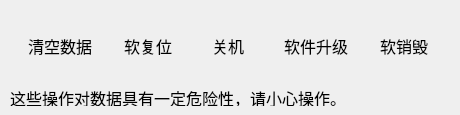
      <widget class="QWidget" name="tab_4">
       <attribute name="title">
        <string>特殊</string>
       </attribute>
       <widget class="QWidget" name="layoutWidget">
        <property name="geometry">
         <rect>
          <x>10</x>
          <y>10</y>
          <width>441</width>
          <height>73</height>
         </rect>
        </property>
        <layout class="QGridLayout" name="gridLayout_5">
         <item row="0" column="1">
          <widget class="QToolButton" name="PbReset">
           <property name="minimumSize">
            <size>
             <width>64</width>
             <height>64</height>
            </size>
           </property>
           <property name="font">
            <font>
             <family>宋体</family>
             <pointsize>12</pointsize>
            </font>
           </property>
           <property name="cursor">
            <cursorShape>PointingHandCursor</cursorShape>
           </property>
           <property name="styleSheet">
            <string notr="true">color: rgb(0, 0, 0);</string>
           </property>
           <property name="text">
            <string>软复位</string>
           </property>
           <property name="icon">
            <iconset resource="icon.qrc">
             <normaloff>:/png/png/sinchronize-128.png</normaloff>:/png/png/sinchronize-128.png</iconset>
           </property>
           <property name="iconSize">
            <size>
             <width>40</width>
             <height>40</height>
            </size>
           </property>
           <property name="toolButtonStyle">
            <enum>Qt::ToolButtonTextUnderIcon</enum>
           </property>
           <property name="autoRaise">
            <bool>true</bool>
           </property>
          </widget>
         </item>
         <item row="0" column="0">
          <widget class="QToolButton" name="toolFormat">
           <property name="sizePolicy">
            <sizepolicy hsizetype="Fixed" vsizetype="Fixed">
             <horstretch>0</horstretch>
             <verstretch>0</verstretch>
            </sizepolicy>
           </property>
           <property name="font">
            <font>
             <family>宋体</family>
             <pointsize>12</pointsize>
            </font>
           </property>
           <property name="cursor">
            <cursorShape>PointingHandCursor</cursorShape>
           </property>
           <property name="layoutDirection">
            <enum>Qt::LeftToRight</enum>
           </property>
           <property name="styleSheet">
            <string notr="true">color: rgb(0, 0, 0);</string>
           </property>
           <property name="text">
            <string extracomment="通过用户名和密码登录">清空数据</string>
           </property>
           <property name="icon">
            <iconset resource="icon.qrc">
             <normaloff>:/png/png/Trash Empty.png</normaloff>:/png/png/Trash Empty.png</iconset>
           </property>
           <property name="iconSize">
            <size>
             <width>40</width>
             <height>40</height>
            </size>
           </property>
           <property name="autoRepeat">
            <bool>false</bool>
           </property>
           <property name="toolButtonStyle">
            <enum>Qt::ToolButtonTextUnderIcon</enum>
           </property>
           <property name="autoRaise">
            <bool>true</bool>
           </property>
          </widget>
         </item>
         <item row="0" column="3">
          <widget class="QToolButton" name="toolUpdate">
           <property name="sizePolicy">
            <sizepolicy hsizetype="Fixed" vsizetype="Fixed">
             <horstretch>0</horstretch>
             <verstretch>0</verstretch>
            </sizepolicy>
           </property>
           <property name="font">
            <font>
             <family>Arial</family>
             <pointsize>12</pointsize>
            </font>
           </property>
           <property name="cursor">
            <cursorShape>PointingHandCursor</cursorShape>
           </property>
           <property name="layoutDirection">
            <enum>Qt::LeftToRight</enum>
           </property>
           <property name="styleSheet">
            <string notr="true">color: rgb(0, 0, 0);</string>
           </property>
           <property name="text">
            <string extracomment="通过用户名和密码登录">软件升级</string>
           </property>
           <property name="icon">
            <iconset resource="icon.qrc">
             <normaloff>:/png/png/upload-128.png</normaloff>:/png/png/upload-128.png</iconset>
           </property>
           <property name="iconSize">
            <size>
             <width>40</width>
             <height>40</height>
            </size>
           </property>
           <property name="autoRepeat">
            <bool>false</bool>
           </property>
           <property name="toolButtonStyle">
            <enum>Qt::ToolButtonTextUnderIcon</enum>
           </property>
           <property name="autoRaise">
            <bool>true</bool>
           </property>
          </widget>
         </item>
         <item row="0" column="4">
          <widget class="QToolButton" name="toolSelfDest">
           <property name="sizePolicy">
            <sizepolicy hsizetype="Fixed" vsizetype="Fixed">
             <horstretch>0</horstretch>
             <verstretch>0</verstretch>
            </sizepolicy>
           </property>
           <property name="font">
            <font>
             <family>Arial</family>
             <pointsize>12</pointsize>
            </font>
           </property>
           <property name="cursor">
            <cursorShape>PointingHandCursor</cursorShape>
           </property>
           <property name="layoutDirection">
            <enum>Qt::LeftToRight</enum>
           </property>
           <property name="styleSheet">
            <string notr="true">color: rgb(0, 0, 0);</string>
           </property>
           <property name="text">
            <string extracomment="通过用户名和密码登录">软销毁</string>
           </property>
           <property name="icon">
            <iconset resource="icon.qrc">
             <normaloff>:/png/png/burn.png</normaloff>:/png/png/burn.png</iconset>
           </property>
           <property name="iconSize">
            <size>
             <width>40</width>
             <height>40</height>
            </size>
           </property>
           <property name="autoRepeat">
            <bool>false</bool>
           </property>
           <property name="toolButtonStyle">
            <enum>Qt::ToolButtonTextUnderIcon</enum>
           </property>
           <property name="autoRaise">
            <bool>true</bool>
           </property>
          </widget>
         </item>
         <item row="0" column="2">
          <widget class="QToolButton" name="PbPowerDown">
           <property name="minimumSize">
            <size>
             <width>64</width>
             <height>64</height>
            </size>
           </property>
           <property name="font">
            <font>
             <family>宋体</family>
             <pointsize>12</pointsize>
            </font>
           </property>
           <property name="cursor">
            <cursorShape>PointingHandCursor</cursorShape>
           </property>
           <property name="styleSheet">
            <string notr="true">color: rgb(0, 0, 0);</string>
           </property>
           <property name="text">
            <string>关机</string>
           </property>
           <property name="icon">
            <iconset resource="icon.qrc">
             <normaloff>:/png/png/nas-128.png</normaloff>:/png/png/nas-128.png</iconset>
           </property>
           <property name="iconSize">
            <size>
             <width>40</width>
             <height>40</height>
            </size>
           </property>
           <property name="toolButtonStyle">
            <enum>Qt::ToolButtonTextUnderIcon</enum>
           </property>
           <property name="autoRaise">
            <bool>true</bool>
           </property>
          </widget>
         </item>
        </layout>
       </widget>
       <widget class="QLabel" name="label_3">
        <property name="geometry">
         <rect>
          <x>10</x>
          <y>90</y>
          <width>341</width>
          <height>16</height>
         </rect>
        </property>
        <property name="font">
         <font>
          <family>宋体</family>
          <pointsize>12</pointsize>
         </font>
        </property>
        <property name="text">
         <string>这些操作对数据具有一定危险性，请小心操作。</string>
        </property>
       </widget>
      </widget>
